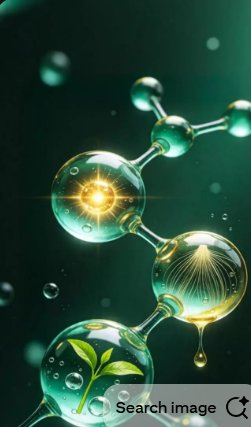
#> input picture src/assets/process/bubble-chain-reference.jpg, 251 x 427 px
$ python -i prepare-ingredient-cutouts.py   (imports and definitions only)
#> lines starting #> are read from the running program, lines starting #| are printed output that depends on the picture
import os
import sys
from PIL import Image, ImageFilter
import numpy as np

def extract_cutout(src_path, dst_path):
#> called with dst_path = 'out.png'
    if not os.path.exists(src_path):
        print(f"File not found: {src_path}")
        return False

    im = Image.open(src_path).convert("RGBA")
    arr = np.array(im, dtype=np.float32)

    # Calculate luminance / brightness to segment from dark background
    # Since prompt asked for pure dark black studio background with bright rim lighting
    r, g, b, _ = arr[:, :, 0], arr[:, :, 1], arr[:, :, 2], arr[:, :, 3]
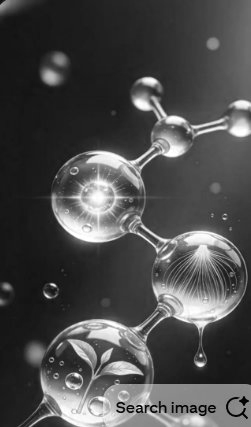
#> g: shape (427, 251) float32; min 0, max 255, mean 76.6
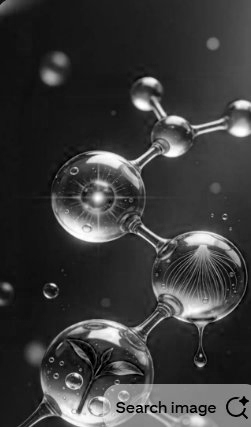
#> b: shape (427, 251) float32; min 0, max 255, mean 59.2
    brightness = 0.299 * r + 0.587 * g + 0.114 * b
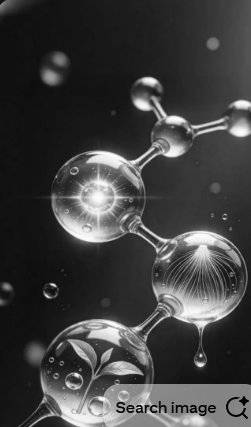
#> brightness: shape (427, 251) float32; min 0, max 255, mean 64.7

    # Also detect green/yellow/botanical color saturation
    max_c = np.maximum(np.maximum(r, g), b)
    min_c = np.minimum(np.minimum(r, g), b)
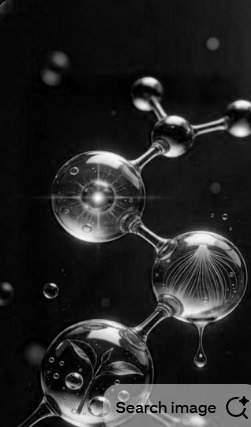
#> min_c: shape (427, 251) float32; min 0, max 255, mean 38.6
    sat = (max_c - min_c) / (max_c + 1e-5)
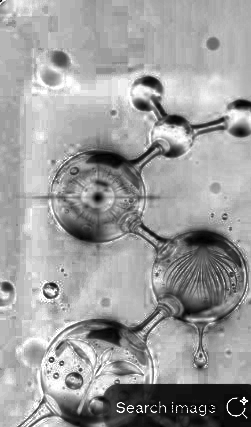
#> sat: shape (427, 251) float32; min 0, max 1, mean 0.617

    # Soft thresholding: background is near black (< 20 brightness and low saturation)
    # Botanicals are either bright or green/yellow saturated
    mask_val = np.clip((brightness - 12.0) / 24.0 + (sat * 0.4), 0.0, 1.0)
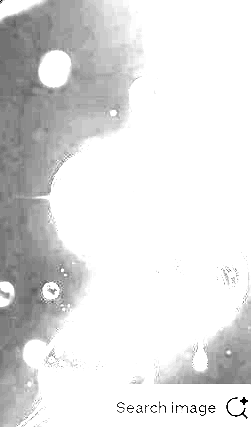
#> mask_val: shape (427, 251) float32; min 0, max 1, mean 0.878

    # Clean up alpha
    alpha = (mask_val * 255.0).astype(np.uint8)
    alpha_img = Image.fromarray(alpha, mode="L")
    alpha_img = alpha_img.filter(ImageFilter.GaussianBlur(radius=1.5))

    im.putalpha(alpha_img)
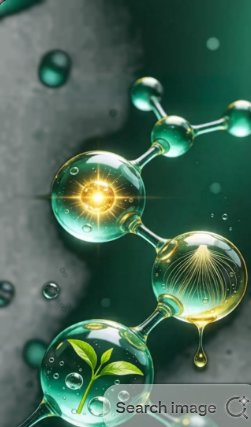
#> im: PIL image 251x427 RGBA; mean R, G, B, A 43.4, 76.6, 59.2, 223.6; transparent parts drawn white
    im.save(dst_path, "WEBP", quality=95)
    print(f"Extracted transparent cutout -> {dst_path} (size={im.size})")
#| Extracted transparent cutout -> out.png (size=(251, 427))
    return True

# [13 lines not run here, left out]

>>> result = extract_cutout('../src/assets/process/bubble-chain-reference.jpg', 'out.png')
